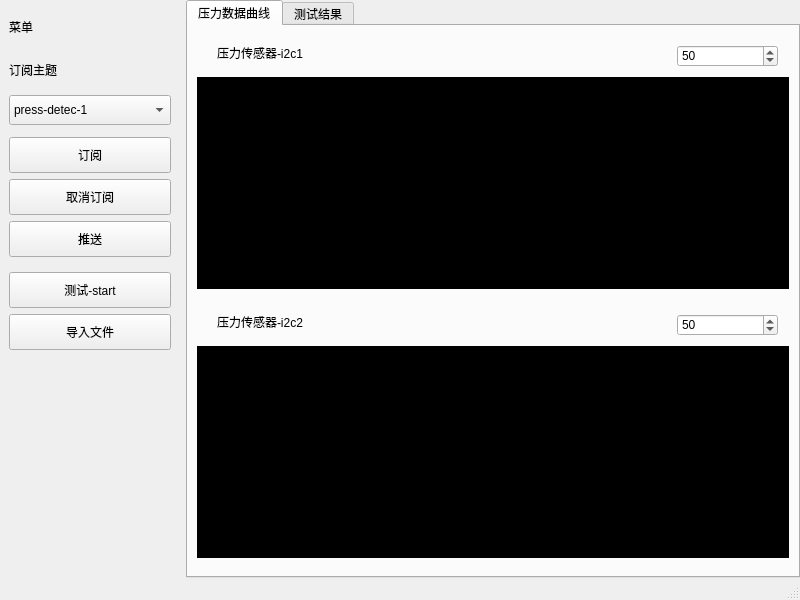
<?xml version="1.0" encoding="UTF-8"?>
<ui version="4.0">
 <class>MainWindow</class>
 <widget class="QMainWindow" name="MainWindow">
  <property name="geometry">
   <rect>
    <x>0</x>
    <y>0</y>
    <width>800</width>
    <height>600</height>
   </rect>
  </property>
  <property name="windowTitle">
   <string>MainWindow</string>
  </property>
  <widget class="QWidget" name="centralwidget">
   <layout class="QVBoxLayout" name="verticalLayout">
    <property name="leftMargin">
     <number>0</number>
    </property>
    <property name="topMargin">
     <number>0</number>
    </property>
    <property name="rightMargin">
     <number>0</number>
    </property>
    <property name="bottomMargin">
     <number>0</number>
    </property>
    <item>
     <widget class="QWidget" name="widget" native="true">
      <layout class="QHBoxLayout" name="horizontalLayout" stretch="0,10">
       <property name="leftMargin">
        <number>0</number>
       </property>
       <property name="topMargin">
        <number>0</number>
       </property>
       <property name="rightMargin">
        <number>0</number>
       </property>
       <property name="bottomMargin">
        <number>0</number>
       </property>
       <item>
        <widget class="QWidget" name="widget_2" native="true">
         <property name="minimumSize">
          <size>
           <width>180</width>
           <height>0</height>
          </size>
         </property>
         <property name="maximumSize">
          <size>
           <width>250</width>
           <height>16777215</height>
          </size>
         </property>
         <property name="styleSheet">
          <string notr="true">font: 75 12pt &quot;Arial&quot;;</string>
         </property>
         <layout class="QVBoxLayout" name="verticalLayout_6">
          <item>
           <widget class="QLabel" name="label_2">
            <property name="minimumSize">
             <size>
              <width>0</width>
              <height>36</height>
             </size>
            </property>
            <property name="maximumSize">
             <size>
              <width>16777215</width>
              <height>48</height>
             </size>
            </property>
            <property name="text">
             <string>菜单</string>
            </property>
           </widget>
          </item>
          <item>
           <widget class="QWidget" name="widget_8" native="true">
            <property name="minimumSize">
             <size>
              <width>0</width>
              <height>80</height>
             </size>
            </property>
            <layout class="QVBoxLayout" name="verticalLayout_7" stretch="1,0">
             <property name="leftMargin">
              <number>0</number>
             </property>
             <property name="topMargin">
              <number>0</number>
             </property>
             <property name="rightMargin">
              <number>0</number>
             </property>
             <property name="bottomMargin">
              <number>0</number>
             </property>
             <item>
              <widget class="QLabel" name="label_4">
               <property name="maximumSize">
                <size>
                 <width>16777215</width>
                 <height>30</height>
                </size>
               </property>
               <property name="text">
                <string>订阅主题</string>
               </property>
              </widget>
             </item>
             <item>
              <widget class="QComboBox" name="comboBox_TopicList">
               <property name="minimumSize">
                <size>
                 <width>0</width>
                 <height>30</height>
                </size>
               </property>
               <item>
                <property name="text">
                 <string>press-detec-1</string>
                </property>
               </item>
               <item>
                <property name="text">
                 <string>press-detec-2</string>
                </property>
               </item>
               <item>
                <property name="text">
                 <string>press-detec-3</string>
                </property>
               </item>
               <item>
                <property name="text">
                 <string>press-detec-4</string>
                </property>
               </item>
              </widget>
             </item>
            </layout>
           </widget>
          </item>
          <item>
           <widget class="QPushButton" name="pushButton_2">
            <property name="minimumSize">
             <size>
              <width>0</width>
              <height>36</height>
             </size>
            </property>
            <property name="text">
             <string>订阅</string>
            </property>
           </widget>
          </item>
          <item>
           <widget class="QPushButton" name="pushButton_3">
            <property name="minimumSize">
             <size>
              <width>0</width>
              <height>36</height>
             </size>
            </property>
            <property name="text">
             <string>取消订阅</string>
            </property>
           </widget>
          </item>
          <item>
           <widget class="QPushButton" name="pushButton">
            <property name="minimumSize">
             <size>
              <width>0</width>
              <height>36</height>
             </size>
            </property>
            <property name="text">
             <string>推送</string>
            </property>
           </widget>
          </item>
          <item>
           <widget class="QWidget" name="widget_7" native="true">
            <layout class="QVBoxLayout" name="verticalLayout_5">
             <property name="leftMargin">
              <number>0</number>
             </property>
             <property name="rightMargin">
              <number>0</number>
             </property>
             <item>
              <widget class="QPushButton" name="btnStart">
               <property name="minimumSize">
                <size>
                 <width>0</width>
                 <height>36</height>
                </size>
               </property>
               <property name="text">
                <string>测试-start</string>
               </property>
              </widget>
             </item>
             <item>
              <widget class="QPushButton" name="btnImport">
               <property name="minimumSize">
                <size>
                 <width>0</width>
                 <height>36</height>
                </size>
               </property>
               <property name="text">
                <string>导入文件</string>
               </property>
              </widget>
             </item>
            </layout>
           </widget>
          </item>
          <item>
           <spacer name="verticalSpacer">
            <property name="orientation">
             <enum>Qt::Vertical</enum>
            </property>
            <property name="sizeHint" stdset="0">
             <size>
              <width>20</width>
              <height>264</height>
             </size>
            </property>
           </spacer>
          </item>
         </layout>
        </widget>
       </item>
       <item>
        <widget class="QTabWidget" name="tabWidget">
         <property name="currentIndex">
          <number>0</number>
         </property>
         <widget class="QWidget" name="tab">
          <attribute name="title">
           <string>压力数据曲线</string>
          </attribute>
          <layout class="QVBoxLayout" name="verticalLayout_4">
           <item>
            <widget class="QWidget" name="widget_3" native="true">
             <property name="minimumSize">
              <size>
               <width>180</width>
               <height>150</height>
              </size>
             </property>
             <layout class="QVBoxLayout" name="verticalLayout_2" stretch="1,6">
              <property name="leftMargin">
               <number>0</number>
              </property>
              <property name="topMargin">
               <number>0</number>
              </property>
              <property name="rightMargin">
               <number>0</number>
              </property>
              <item>
               <widget class="QWidget" name="widget_4" native="true">
                <property name="minimumSize">
                 <size>
                  <width>0</width>
                  <height>36</height>
                 </size>
                </property>
                <property name="maximumSize">
                 <size>
                  <width>16777215</width>
                  <height>60</height>
                 </size>
                </property>
                <property name="styleSheet">
                 <string notr="true">font: 12pt &quot;宋体&quot;;</string>
                </property>
                <widget class="QLabel" name="label">
                 <property name="geometry">
                  <rect>
                   <x>20</x>
                   <y>10</y>
                   <width>131</width>
                   <height>16</height>
                  </rect>
                 </property>
                 <property name="text">
                  <string>压力传感器-i2c1</string>
                 </property>
                </widget>
                <widget class="QSpinBox" name="spinBox_press_1">
                 <property name="geometry">
                  <rect>
                   <x>480</x>
                   <y>10</y>
                   <width>101</width>
                   <height>22</height>
                  </rect>
                 </property>
                 <property name="maximum">
                  <number>99999</number>
                 </property>
                 <property name="singleStep">
                  <number>10</number>
                 </property>
                 <property name="value">
                  <number>50</number>
                 </property>
                </widget>
               </widget>
              </item>
              <item>
               <widget class="QCustomPlot" name="QCustomPlot_1" native="true">
                <property name="styleSheet">
                 <string notr="true">background-color: rgb(0, 0, 0);</string>
                </property>
               </widget>
              </item>
             </layout>
            </widget>
           </item>
           <item>
            <widget class="QWidget" name="widget_5" native="true">
             <property name="minimumSize">
              <size>
               <width>180</width>
               <height>150</height>
              </size>
             </property>
             <layout class="QVBoxLayout" name="verticalLayout_3" stretch="1,6">
              <property name="leftMargin">
               <number>0</number>
              </property>
              <property name="topMargin">
               <number>0</number>
              </property>
              <property name="rightMargin">
               <number>0</number>
              </property>
              <item>
               <widget class="QWidget" name="widget_6" native="true">
                <property name="minimumSize">
                 <size>
                  <width>0</width>
                  <height>36</height>
                 </size>
                </property>
                <property name="maximumSize">
                 <size>
                  <width>16777215</width>
                  <height>60</height>
                 </size>
                </property>
                <property name="styleSheet">
                 <string notr="true">font: 12pt &quot;宋体&quot;;</string>
                </property>
                <widget class="QLabel" name="label_3">
                 <property name="geometry">
                  <rect>
                   <x>20</x>
                   <y>10</y>
                   <width>131</width>
                   <height>16</height>
                  </rect>
                 </property>
                 <property name="text">
                  <string>压力传感器-i2c2</string>
                 </property>
                </widget>
                <widget class="QSpinBox" name="spinBox_press_2">
                 <property name="geometry">
                  <rect>
                   <x>480</x>
                   <y>10</y>
                   <width>101</width>
                   <height>22</height>
                  </rect>
                 </property>
                 <property name="maximum">
                  <number>99999</number>
                 </property>
                 <property name="singleStep">
                  <number>10</number>
                 </property>
                 <property name="value">
                  <number>50</number>
                 </property>
                </widget>
               </widget>
              </item>
              <item>
               <widget class="QCustomPlot" name="QCustomPlot_2" native="true">
                <property name="styleSheet">
                 <string notr="true">background-color: rgb(0, 0, 0);</string>
                </property>
               </widget>
              </item>
             </layout>
            </widget>
           </item>
          </layout>
         </widget>
         <widget class="QWidget" name="tab_2">
          <attribute name="title">
           <string>测试结果</string>
          </attribute>
         </widget>
        </widget>
       </item>
      </layout>
     </widget>
    </item>
   </layout>
  </widget>
  <widget class="QMenuBar" name="menubar">
   <property name="geometry">
    <rect>
     <x>0</x>
     <y>0</y>
     <width>800</width>
     <height>23</height>
    </rect>
   </property>
  </widget>
  <widget class="QStatusBar" name="statusbar"/>
 </widget>
 <customwidgets>
  <customwidget>
   <class>QCustomPlot</class>
   <extends>QWidget</extends>
   <header location="global">qcustomplot.h</header>
   <container>1</container>
  </customwidget>
 </customwidgets>
 <resources/>
 <connections/>
</ui>
